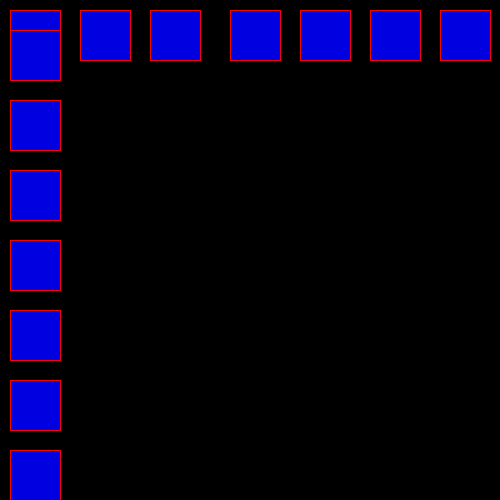
Frame 1 (no input)
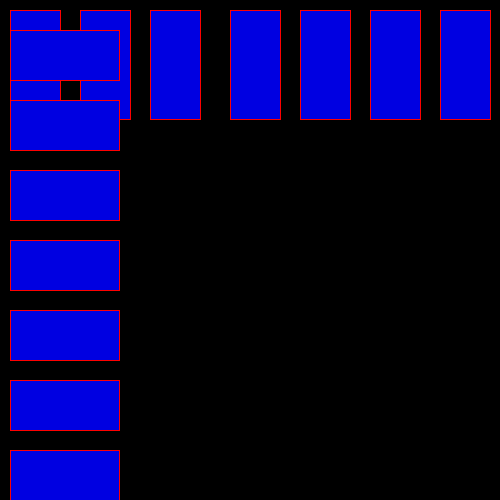
Frame 60 (the mouse pressed at the canvas centre just before this capture)
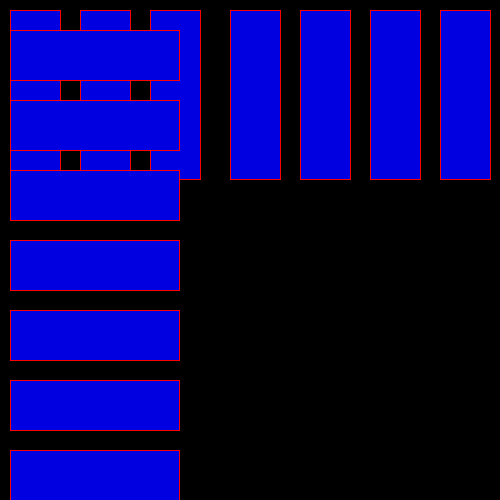
Frame 120 (the mouse held since frame 60 and released just before this capture)

The Processing sketch that drew these frames (run headless with seeded random() and noise(); from frame 60 on, the mouse is pressed at the canvas centre):

// Processing sketch: blue_chess_table
// ── blue_chess_table.pde
 int circleY,circleX;
void setup()
{ 
 size(500,500);
 circleY=50;
 circleX=50; 
}
void draw()
{ 
 background(0);
 fill(0,0,225);
 stroke(255,0,0);
 {rect(10,10,50,circleY);
 rect(80,10,50,circleY);
 rect(150,10,50,circleY);
 rect(230,10,50,circleY);
 rect(300,10,50,circleY  );
 rect(370,10,50,circleY);
 rect(440,10,50,circleY);
}
{ rect(10,30,circleX,50);
rect(10,100,circleX,50);
rect(10,170,circleX,50);
rect(10,240,circleX,50);
rect(10,310,circleX,50);
rect(10,380,circleX,50);
rect(10,450,circleX,50);
 circleY  =  circleY + 1;
 circleX = circleX +1;
}
} 
